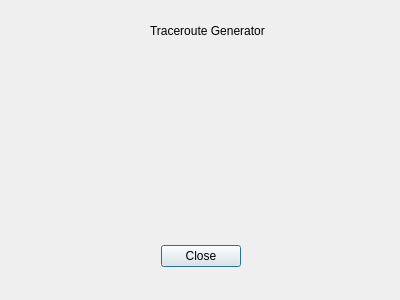
<?xml version="1.0" encoding="UTF-8"?>
<ui version="4.0">
 <class>aboutDialog</class>
 <widget class="QDialog" name="aboutDialog">
  <property name="geometry">
   <rect>
    <x>0</x>
    <y>0</y>
    <width>400</width>
    <height>300</height>
   </rect>
  </property>
  <property name="windowTitle">
   <string>About Traceroute Generator</string>
  </property>
  <widget class="QDialogButtonBox" name="closeButton">
   <property name="geometry">
    <rect>
     <x>30</x>
     <y>240</y>
     <width>341</width>
     <height>32</height>
    </rect>
   </property>
   <property name="orientation">
    <enum>Qt::Horizontal</enum>
   </property>
   <property name="standardButtons">
    <set>QDialogButtonBox::Close</set>
   </property>
   <property name="centerButtons">
    <bool>true</bool>
   </property>
  </widget>
  <widget class="QLabel" name="label">
   <property name="geometry">
    <rect>
     <x>150</x>
     <y>20</y>
     <width>201</width>
     <height>21</height>
    </rect>
   </property>
   <property name="text">
    <string>Traceroute Generator</string>
   </property>
  </widget>
 </widget>
 <resources/>
 <connections>
  <connection>
   <sender>closeButton</sender>
   <signal>accepted()</signal>
   <receiver>aboutDialog</receiver>
   <slot>accept()</slot>
   <hints>
    <hint type="sourcelabel">
     <x>248</x>
     <y>254</y>
    </hint>
    <hint type="destinationlabel">
     <x>157</x>
     <y>274</y>
    </hint>
   </hints>
  </connection>
  <connection>
   <sender>closeButton</sender>
   <signal>rejected()</signal>
   <receiver>aboutDialog</receiver>
   <slot>reject()</slot>
   <hints>
    <hint type="sourcelabel">
     <x>316</x>
     <y>260</y>
    </hint>
    <hint type="destinationlabel">
     <x>286</x>
     <y>274</y>
    </hint>
   </hints>
  </connection>
 </connections>
</ui>
